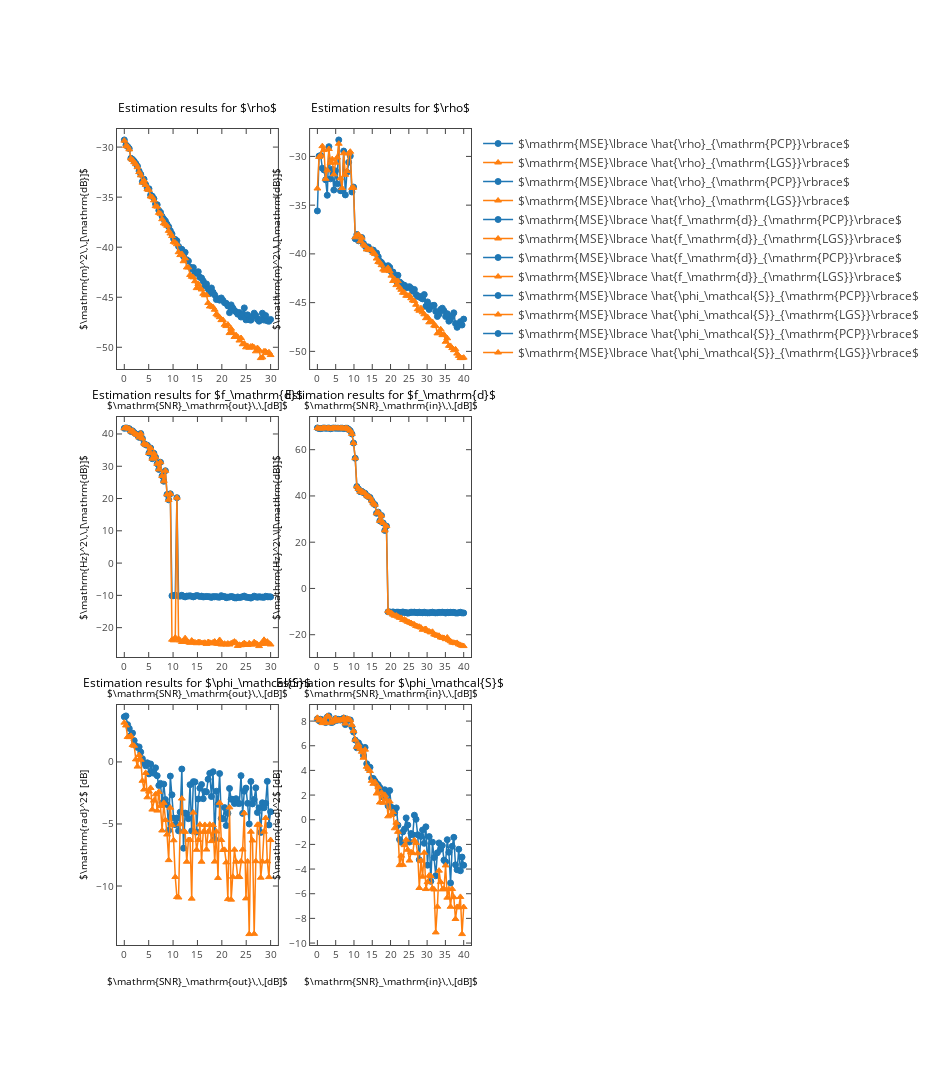

Notebook source saved alongside this figure:
### Markdown cell above
### Plotting

### Code cell
run_plots_vs_SNRs = True

def plots_vs_SNRs( ):
    # Load data from npz files
    ( delta_0, T_m, T_sampling, nrof_samples, SNR_out,  nrof_MCs, f_d_error_out, phase_s_error_out,
      rho_error_out ) = itemgetter( 'delta_0', 'T_m', 'T_sampling', 'nrof_samples', 'SNR_out', 'nrof_MCs',
      'f_d_error', 'phase_s_error', 'rho_error' )( np.load( "vs_SNR_out_randomized.npz" ) )
    
    ( SNR_in, f_d_error_in, phase_s_error_in, rho_error_in ) = itemgetter( 'SNR_in', 'f_d_error', 
     'phase_s_error', 'rho_error' )( np.load( "vs_SNR_in_randomized.npz" ) )

    print( "Plotting results for delta_0 = %E, T_m = %E, T_sampling = %E"%( delta_0, T_m, T_sampling ) + 
           ", and nrof_samples = %f "%( nrof_samples ) +
           "with %d Monte Carlo repetitions per SNR combination."%( nrof_MCs ) + 
           " All other physical parameters were randomized.")

    # Set up figure
    plt.figure( figsize = [13,15] )
    # Set styles for PCP, LGS and GGS
    styles = ['o-', '^-' ]

    # Performance in estimating rho
    # Set up labels for MC results
    labels = [r"$\mathrm{MSE}\lbrace \hat{\rho}_{\mathrm{PCP}}\rbrace$",
              r"$\mathrm{MSE}\lbrace \hat{\rho}_{\mathrm{LGS}}\rbrace$"]
    # vs SNR_out
    plt.subplot( 321 )
    # Plot MC results
    for idx in range( len( styles ) ):
        plt.plot( SNR_out, rho_error_out[idx,:], styles[idx], label = labels[idx] )
    # Set axis labels, title and legend
    plt.xlabel( r"$\mathrm{SNR}_\mathrm{out}\,\,[dB]$" )
    plt.ylabel( r"$\mathrm{m}^2\,\,[\mathrm{dB}]$" )
    plt.title(  r"Estimation results for $\rho$" )
    plt.legend( )
    # vs SNR_in
    plt.subplot( 322 )
    # Plot MC results
    for idx in range( len( styles ) ):
        plt.plot( SNR_in, rho_error_in[idx,:], styles[idx], label = labels[idx] )
    # Set axis labels, title and legend
    plt.xlabel( r"$\mathrm{SNR}_\mathrm{in}\,\,[dB]$" )
    plt.ylabel( r"$\mathrm{m}^2\,\,[\mathrm{dB}]$" )
    plt.title(  r"Estimation results for $\rho$" )
    plt.legend( )


    # Performance in estimating f_d
    # Set up labels for MC results
    labels = [r"$\mathrm{MSE}\lbrace \hat{f_\mathrm{d}}_{\mathrm{PCP}}\rbrace$",
              r"$\mathrm{MSE}\lbrace \hat{f_\mathrm{d}}_{\mathrm{LGS}}\rbrace$"]
    # vs SNR_out
    plt.subplot( 323 )
    # Plot MC results
    for idx in range( len( styles ) ):
        plt.plot( SNR_out, f_d_error_out[idx,:], styles[idx], label = labels[idx] )
    # Set axis labels, title and legend
    plt.xlabel( r"$\mathrm{SNR}_\mathrm{out}\,\,[dB]$" )
    plt.ylabel( r"$\mathrm{Hz}^2\,\,[\mathrm{dB}]$" )
    plt.title(  r"Estimation results for $f_\mathrm{d}$" )
    plt.legend( )
    # vs SNR_in
    plt.subplot( 324 )
    # Plot MC results
    for idx in range( len( styles ) ):
        plt.plot( SNR_in, f_d_error_in[idx,:], styles[idx], label = labels[idx] )
    # Set axis labels, title and legend
    plt.xlabel( r"$\mathrm{SNR}_\mathrm{in}\,\,[dB]$" )
    plt.ylabel( r"$\mathrm{Hz}^2\,\,[\mathrm{dB}]$" )
    plt.title(  r"Estimation results for $f_\mathrm{d}$" )
    plt.legend( )


    # Performance in estimating phase_s
    # Set up labels for MC results
    labels = [r"$\mathrm{MSE}\lbrace \hat{\phi_\mathcal{S}}_{\mathrm{PCP}}\rbrace$",
              r"$\mathrm{MSE}\lbrace \hat{\phi_\mathcal{S}}_{\mathrm{LGS}}\rbrace$"]
    # vs SNR_out
    plt.subplot( 325 )
    # Plot MC results
    for idx in range( len( styles ) ):
        plt.plot( SNR_out, phase_s_error_out[idx,:], styles[idx], label = labels[idx] )
    # Set axis labels, title and legend
    plt.xlabel( r"$\mathrm{SNR}_\mathrm{out}\,\,[dB]$" )
    plt.ylabel( r"$\mathrm{rad}^2$ [dB]" )
    plt.title( r"Estimation results for $\phi_\mathcal{S}$" )
    plt.legend( )
    # vs SNR_in
    plt.subplot( 326 )
    # Plot MC results
    for idx in range( len( styles ) ):
        plt.plot( SNR_in, phase_s_error_in[idx,:], styles[idx], label = labels[idx] )
    # Set axis labels, title and legend
    plt.xlabel( r"$\mathrm{SNR}_\mathrm{in}\,\,[dB]$" )
    plt.ylabel( r"$\mathrm{rad}^2$ [dB]" )
    plt.title( r"Estimation results for $\phi_\mathcal{S}$" )
    plt.legend( )

    if export_to_latex:
        tikz_save( "vs_SNRs_randomized.tex" )

    if interactive:
        mpl_to_pltly( plt.gcf( ) )
    else:
        plt.show( )

if run_plots_vs_SNRs:
    plots_vs_SNRs( )

### Figure 1 — Plotly figure (JSON) as saved in the notebook; plotly's stock layout.template omitted (floating-point values rounded to 4 significant figures)
{"data": [{"line": {"color": "rgba (31, 119, 180, 1)", "dash": "solid", "width": 1.5}, "marker": {"color": "#1F77B4", "line": {"color": "#1F77B4", "width": 1}, "opacity": 1, "size": 6, "symbol": "circle"}, "mode": "lines+markers", "name": "$\\mathrm{MSE}\\lbrace \\hat{\\rho}_{\\mathrm{PCP}}\\rbrace$", "type": "scatter", "uid": "11e4e9e9-f35a-4157-816e-656a90ab7b41", "x": [0, 0.3371, 0.6742, 1.011, 1.348, 1.685, 2.022, 2.36, 2.697, 3.034, 3.371, 3.708, 4.045, 4.382, 4.719, 5.056, 5.393, 5.73, 6.067, 6.404, 6.742, 7.079, 7.416, 7.753, 8.09, 8.427, 8.764, 9.101, 9.438, 9.775, 10.11, 10.45, 10.79, 11.12, 11.46, 11.8, 12.13, 12.47, 12.81, 13.15, 13.48, 13.82, 14.16, 14.49, 14.83, 15.17, 15.51, 15.84, 16.18, 16.52, 16.85, 17.19, 17.53, 17.87, 18.2, 18.54, 18.88, 19.21, 19.55, 19.89, 20.22, 20.56, 20.9, 21.24, 21.57, 21.91, 22.25, 22.58, 22.92, 23.26, 23.6, 23.93, 24.27, 24.61, 24.94, 25.28, 25.62, 25.96, 26.29, 26.63, 26.97, 27.3, 27.64, 27.98, 28.31, 28.65, 28.99, 29.33, 29.66, 30], "xaxis": "x", "y": [-29.28, -29.8, -29.95, -30.15, -31.12, -31.23, -31.42, -31.64, -31.91, -32.4, -32.72, -33.45, -33.21, -33.75, -34.15, -34.16, -34.8, -34.9, -35.15, -35.69, -35.76, -36.33, -36.51, -36.93, -37.2, -37.38, -37.7, -37.96, -38.35, -38.67, -39.16, -39.23, -39.37, -39.92, -40.37, -40.21, -40.91, -40.51, -41.26, -41.39, -41.99, -42.19, -42.04, -42.59, -42.61, -42.45, -43.0, -43.08, -43.37, -43.86, -43.68, -44.17, -44.63, -44.07, -44.5, -44.77, -45.23, -45.16, -45.29, -45.07, -45.32, -45.55, -45.61, -45.87, -46.54, -45.76, -46.07, -46.32, -46.46, -46.69, -46.53, -46.98, -46.7, -46.06, -47.26, -46.76, -47.25, -47.29, -46.93, -46.59, -46.81, -47.21, -47.39, -47.19, -46.6, -47.28, -46.83, -47.36, -47.4, -47.22], "yaxis": "y"}, {"line": {"color": "rgba (255, 127, 14, 1)", "dash": "solid", "width": 1.5}, "marker": {"color": "#FF7F0E", "line": {"color": "#FF7F0E", "width": 1}, "opacity": 1, "size": 6, "symbol": "triangle-up"}, "mode": "lines+markers", "name": "$\\mathrm{MSE}\\lbrace \\hat{\\rho}_{\\mathrm{LGS}}\\rbrace$", "type": "scatter", "uid": "0024fb9d-a5ac-4e14-9940-b7fe0dca279d", "x": [0, 0.3371, 0.6742, 1.011, 1.348, 1.685, 2.022, 2.36, 2.697, 3.034, 3.371, 3.708, 4.045, 4.382, 4.719, 5.056, 5.393, 5.73, 6.067, 6.404, 6.742, 7.079, 7.416, 7.753, 8.09, 8.427, 8.764, 9.101, 9.438, 9.775, 10.11, 10.45, 10.79, 11.12, 11.46, 11.8, 12.13, 12.47, 12.81, 13.15, 13.48, 13.82, 14.16, 14.49, 14.83, 15.17, 15.51, 15.84, 16.18, 16.52, 16.85, 17.19, 17.53, 17.87, 18.2, 18.54, 18.88, 19.21, 19.55, 19.89, 20.22, 20.56, 20.9, 21.24, 21.57, 21.91, 22.25, 22.58, 22.92, 23.26, 23.6, 23.93, 24.27, 24.61, 24.94, 25.28, 25.62, 25.96, 26.29, 26.63, 26.97, 27.3, 27.64, 27.98, 28.31, 28.65, 28.99, 29.33, 29.66, 30], "xaxis": "x", "y": [-29.36, -29.89, -29.95, -30.23, -31.14, -31.29, -31.51, -31.71, -32.01, -32.5, -32.82, -33.55, -33.34, -33.79, -34.22, -34.27, -34.93, -35.01, -35.32, -35.9, -35.95, -36.57, -36.66, -37.21, -37.61, -37.71, -37.86, -38.37, -38.63, -38.89, -39.47, -39.55, -39.71, -40.5, -40.79, -40.67, -41.4, -41.12, -42.02, -42.02, -42.77, -42.95, -43.02, -43.4, -44.09, -43.66, -44.07, -44.23, -44.66, -44.81, -44.78, -45.57, -45.92, -45.9, -45.99, -46.25, -46.7, -46.83, -47.0, -47.29, -47.27, -47.75, -47.88, -47.73, -48.58, -48.14, -48.56, -48.96, -48.79, -48.97, -49.33, -49.07, -49.7, -49.63, -50.01, -49.87, -50.05, -49.92, -49.91, -50.02, -50.4, -50.07, -50.26, -51.08, -51.0, -50.4, -50.42, -50.58, -50.5, -50.78], "yaxis": "y"}, {"line": {"color": "rgba (31, 119, 180, 1)", "dash": "solid", "width": 1.5}, "marker": {"color": "#1F77B4", "line": {"color": "#1F77B4", "width": 1}, "opacity": 1, "size": 6, "symbol": "circle"}, "mode": "lines+markers", "name": "$\\mathrm{MSE}\\lbrace \\hat{\\rho}_{\\mathrm{PCP}}\\rbrace$", "type": "scatter", "uid": "66132509-d1f5-48f9-90c8-bf549387b70c", "x": [0, 0.4494, 0.8989, 1.348, 1.798, 2.247, 2.697, 3.146, 3.596, 4.045, 4.494, 4.944, 5.393, 5.843, 6.292, 6.742, 7.191, 7.64, 8.09, 8.539, 8.989, 9.438, 9.888, 10.34, 10.79, 11.24, 11.69, 12.13, 12.58, 13.03, 13.48, 13.93, 14.38, 14.83, 15.28, 15.73, 16.18, 16.63, 17.08, 17.53, 17.98, 18.43, 18.88, 19.33, 19.78, 20.22, 20.67, 21.12, 21.57, 22.02, 22.47, 22.92, 23.37, 23.82, 24.27, 24.72, 25.17, 25.62, 26.07, 26.52, 26.97, 27.42, 27.87, 28.31, 28.76, 29.21, 29.66, 30.11, 30.56, 31.01, 31.46, 31.91, 32.36, 32.81, 33.26, 33.71, 34.16, 34.61, 35.06, 35.51, 35.96, 36.4, 36.85, 37.3, 37.75, 38.2, 38.65, 39.1, 39.55, 40], "xaxis": "x2", "y": [-35.59, -29.97, -29.91, -31.22, -31.39, -32.4, -33.98, -29.0, -32.3, -31.33, -33.45, -31.47, -32.81, -28.31, -33.51, -33.52, -29.45, -33.95, -31.63, -30.6, -29.96, -33.65, -33.14, -38.45, -38.01, -38.66, -38.38, -38.32, -38.93, -39.19, -39.44, -39.29, -39.51, -39.66, -39.61, -39.92, -39.91, -40.28, -40.75, -40.89, -41.14, -41.31, -41.3, -41.21, -41.38, -41.83, -41.85, -42.19, -42.79, -42.19, -42.88, -43.04, -43.18, -43.22, -43.47, -43.42, -43.36, -43.53, -43.8, -43.65, -44.16, -44.36, -44.35, -44.52, -44.62, -44.17, -45.37, -44.93, -45.7, -45.4, -45.31, -45.27, -45.9, -46.42, -46.19, -45.7, -45.57, -45.84, -46.43, -46.14, -46.9, -46.7, -46.35, -46.05, -47.15, -47.53, -47.31, -46.95, -47.3, -46.69], "yaxis": "y2"}, {"line": {"color": "rgba (255, 127, 14, 1)", "dash": "solid", "width": 1.5}, "marker": {"color": "#FF7F0E", "line": {"color": "#FF7F0E", "width": 1}, "opacity": 1, "size": 6, "symbol": "triangle-up"}, "mode": "lines+markers", "name": "$\\mathrm{MSE}\\lbrace \\hat{\\rho}_{\\mathrm{LGS}}\\rbrace$", "type": "scatter", "uid": "7ea4eab2-ad90-4a86-b55c-75686c3abff0", "x": [0, 0.4494, 0.8989, 1.348, 1.798, 2.247, 2.697, 3.146, 3.596, 4.045, 4.494, 4.944, 5.393, 5.843, 6.292, 6.742, 7.191, 7.64, 8.09, 8.539, 8.989, 9.438, 9.888, 10.34, 10.79, 11.24, 11.69, 12.13, 12.58, 13.03, 13.48, 13.93, 14.38, 14.83, 15.28, 15.73, 16.18, 16.63, 17.08, 17.53, 17.98, 18.43, 18.88, 19.33, 19.78, 20.22, 20.67, 21.12, 21.57, 22.02, 22.47, 22.92, 23.37, 23.82, 24.27, 24.72, 25.17, 25.62, 26.07, 26.52, 26.97, 27.42, 27.87, 28.31, 28.76, 29.21, 29.66, 30.11, 30.56, 31.01, 31.46, 31.91, 32.36, 32.81, 33.26, 33.71, 34.16, 34.61, 35.06, 35.51, 35.96, 36.4, 36.85, 37.3, 37.75, 38.2, 38.65, 39.1, 39.55, 40], "xaxis": "x2", "y": [-33.29, -30.05, -29.9, -28.95, -29.35, -32.3, -31.43, -29.24, -30.66, -30.28, -31.84, -30.64, -30.12, -28.7, -32.24, -33.25, -29.67, -31.89, -31.49, -29.7, -29.52, -33.23, -33.2, -38.3, -38.11, -38.02, -38.72, -38.33, -39.03, -39.17, -39.55, -39.5, -39.62, -39.56, -39.89, -40.02, -40.48, -40.82, -40.89, -41.16, -41.61, -41.73, -41.62, -41.44, -41.76, -42.23, -42.78, -42.59, -43.2, -42.79, -43.46, -43.68, -43.98, -43.97, -44.29, -44.29, -44.25, -44.55, -44.78, -44.84, -45.22, -45.67, -45.83, -45.57, -45.99, -46.2, -46.59, -46.48, -47.02, -46.92, -46.98, -47.36, -47.41, -48.16, -48.04, -47.73, -48.34, -48.27, -49.01, -48.66, -49.43, -49.44, -49.66, -49.88, -49.78, -50.23, -50.46, -50.69, -50.69, -50.64], "yaxis": "y2"}, {"line": {"color": "rgba (31, 119, 180, 1)", "dash": "solid", "width": 1.5}, "marker": {"color": "#1F77B4", "line": {"color": "#1F77B4", "width": 1}, "opacity": 1, "size": 6, "symbol": "circle"}, "mode": "lines+markers", "name": "$\\mathrm{MSE}\\lbrace \\hat{f_\\mathrm{d}}_{\\mathrm{PCP}}\\rbrace$", "type": "scatter", "uid": "74a9e391-383f-4c23-8941-064a6908b40d", "x": [0, 0.3371, 0.6742, 1.011, 1.348, 1.685, 2.022, 2.36, 2.697, 3.034, 3.371, 3.708, 4.045, 4.382, 4.719, 5.056, 5.393, 5.73, 6.067, 6.404, 6.742, 7.079, 7.416, 7.753, 8.09, 8.427, 8.764, 9.101, 9.438, 9.775, 10.11, 10.45, 10.79, 11.12, 11.46, 11.8, 12.13, 12.47, 12.81, 13.15, 13.48, 13.82, 14.16, 14.49, 14.83, 15.17, 15.51, 15.84, 16.18, 16.52, 16.85, 17.19, 17.53, 17.87, 18.2, 18.54, 18.88, 19.21, 19.55, 19.89, 20.22, 20.56, 20.9, 21.24, 21.57, 21.91, 22.25, 22.58, 22.92, 23.26, 23.6, 23.93, 24.27, 24.61, 24.94, 25.28, 25.62, 25.96, 26.29, 26.63, 26.97, 27.3, 27.64, 27.98, 28.31, 28.65, 28.99, 29.33, 29.66, 30], "xaxis": "x3", "y": [41.76, 41.87, 41.78, 41.65, 40.78, 40.99, 40.42, 39.99, 39.7, 38.95, 40.13, 38.61, 37.03, 36.65, 36.5, 34.1, 35.65, 32.34, 34.01, 32.78, 30.76, 29.02, 31.24, 27.01, 25.35, 28.62, 21.27, 19.6, 21.46, -10.14, -10.11, -9.926, 20.26, -10.22, -10.23, -9.959, -10.31, -10.47, -10.22, -10.23, -10.14, -10.3, -10.47, -10.26, -10.05, -10.17, -10.35, -10.23, -10.48, -10.42, -10.34, -10.4, -10.42, -10.63, -10.39, -10.45, -10.39, -10.54, -10.55, -10.08, -10.38, -10.35, -10.72, -10.56, -10.51, -10.37, -10.45, -10.75, -10.8, -10.49, -10.67, -10.57, -10.4, -10.21, -10.56, -10.61, -10.69, -10.84, -10.58, -10.24, -10.44, -10.6, -10.41, -10.52, -10.55, -10.6, -10.28, -10.43, -10.44, -10.46], "yaxis": "y3"}, {"line": {"color": "rgba (255, 127, 14, 1)", "dash": "solid", "width": 1.5}, "marker": {"color": "#FF7F0E", "line": {"color": "#FF7F0E", "width": 1}, "opacity": 1, "size": 6, "symbol": "triangle-up"}, "mode": "lines+markers", "name": "$\\mathrm{MSE}\\lbrace \\hat{f_\\mathrm{d}}_{\\mathrm{LGS}}\\rbrace$", "type": "scatter", "uid": "65d169f8-72d9-4163-a8da-54286b51ddfc", "x": [0, 0.3371, 0.6742, 1.011, 1.348, 1.685, 2.022, 2.36, 2.697, 3.034, 3.371, 3.708, 4.045, 4.382, 4.719, 5.056, 5.393, 5.73, 6.067, 6.404, 6.742, 7.079, 7.416, 7.753, 8.09, 8.427, 8.764, 9.101, 9.438, 9.775, 10.11, 10.45, 10.79, 11.12, 11.46, 11.8, 12.13, 12.47, 12.81, 13.15, 13.48, 13.82, 14.16, 14.49, 14.83, 15.17, 15.51, 15.84, 16.18, 16.52, 16.85, 17.19, 17.53, 17.87, 18.2, 18.54, 18.88, 19.21, 19.55, 19.89, 20.22, 20.56, 20.9, 21.24, 21.57, 21.91, 22.25, 22.58, 22.92, 23.26, 23.6, 23.93, 24.27, 24.61, 24.94, 25.28, 25.62, 25.96, 26.29, 26.63, 26.97, 27.3, 27.64, 27.98, 28.31, 28.65, 28.99, 29.33, 29.66, 30], "xaxis": "x3", "y": [41.76, 41.88, 41.78, 41.65, 40.78, 40.98, 40.42, 39.99, 39.71, 38.95, 40.13, 38.61, 37.03, 36.65, 36.5, 34.1, 35.65, 32.35, 34.02, 32.78, 30.76, 29.02, 31.24, 27.0, 25.33, 28.61, 21.26, 19.6, 21.46, -23.73, -23.94, -23.07, 20.27, -23.46, -23.98, -24.42, -24.42, -23.26, -24.18, -24.5, -24.71, -24.0, -24.43, -24.58, -24.83, -24.47, -24.52, -24.8, -24.73, -24.66, -25.03, -24.46, -24.64, -24.89, -24.58, -24.29, -24.89, -25.03, -23.82, -25.21, -25.16, -24.97, -25.24, -24.93, -25.22, -24.86, -24.64, -24.32, -24.67, -25.66, -25.3, -25.46, -25.17, -24.78, -25.21, -25.37, -24.85, -25.23, -25.21, -24.49, -24.85, -25.18, -25.71, -25.06, -24.91, -23.78, -25.0, -24.33, -24.9, -25.22], "yaxis": "y3"}, {"line": {"color": "rgba (31, 119, 180, 1)", "dash": "solid", "width": 1.5}, "marker": {"color": "#1F77B4", "line": {"color": "#1F77B4", "width": 1}, "opacity": 1, "size": 6, "symbol": "circle"}, "mode": "lines+markers", "name": "$\\mathrm{MSE}\\lbrace \\hat{f_\\mathrm{d}}_{\\mathrm{PCP}}\\rbrace$", "type": "scatter", "uid": "1ccd53fb-ab09-4705-818d-1212d151b29e", "x": [0, 0.4494, 0.8989, 1.348, 1.798, 2.247, 2.697, 3.146, 3.596, 4.045, 4.494, 4.944, 5.393, 5.843, 6.292, 6.742, 7.191, 7.64, 8.09, 8.539, 8.989, 9.438, 9.888, 10.34, 10.79, 11.24, 11.69, 12.13, 12.58, 13.03, 13.48, 13.93, 14.38, 14.83, 15.28, 15.73, 16.18, 16.63, 17.08, 17.53, 17.98, 18.43, 18.88, 19.33, 19.78, 20.22, 20.67, 21.12, 21.57, 22.02, 22.47, 22.92, 23.37, 23.82, 24.27, 24.72, 25.17, 25.62, 26.07, 26.52, 26.97, 27.42, 27.87, 28.31, 28.76, 29.21, 29.66, 30.11, 30.56, 31.01, 31.46, 31.91, 32.36, 32.81, 33.26, 33.71, 34.16, 34.61, 35.06, 35.51, 35.96, 36.4, 36.85, 37.3, 37.75, 38.2, 38.65, 39.1, 39.55, 40], "xaxis": "x4", "y": [69.41, 69.15, 69.11, 69.27, 69.38, 69.25, 69.28, 69.37, 69.07, 69.29, 69.37, 69.3, 69.29, 69.26, 69.28, 69.34, 69.13, 69.25, 69.3, 68.82, 68.19, 66.82, 62.88, 56.31, 44.06, 42.99, 41.85, 42.02, 41.41, 41.15, 40.19, 39.7, 39.33, 38.02, 36.85, 36.2, 32.49, 32.99, 29.22, 31.53, 28.31, 25.09, 26.96, -10.11, -10.13, -10.44, -10.13, -10.43, -10.29, -10.24, -10.39, -10.4, -10.16, -10.39, -10.44, -10.68, -10.51, -10.25, -10.35, -10.23, -10.44, -10.47, -10.25, -10.46, -10.51, -10.26, -10.5, -10.55, -10.53, -10.43, -10.25, -10.49, -10.56, -10.49, -10.3, -10.44, -10.25, -10.36, -10.64, -10.29, -10.48, -10.3, -10.41, -10.33, -10.6, -10.64, -10.51, -10.28, -10.58, -10.59], "yaxis": "y4"}, {"line": {"color": "rgba (255, 127, 14, 1)", "dash": "solid", "width": 1.5}, "marker": {"color": "#FF7F0E", "line": {"color": "#FF7F0E", "width": 1}, "opacity": 1, "size": 6, "symbol": "triangle-up"}, "mode": "lines+markers", "name": "$\\mathrm{MSE}\\lbrace \\hat{f_\\mathrm{d}}_{\\mathrm{LGS}}\\rbrace$", "type": "scatter", "uid": "96b8ff4e-ecad-43bd-8597-6f8858d4ede7", "x": [0, 0.4494, 0.8989, 1.348, 1.798, 2.247, 2.697, 3.146, 3.596, 4.045, 4.494, 4.944, 5.393, 5.843, 6.292, 6.742, 7.191, 7.64, 8.09, 8.539, 8.989, 9.438, 9.888, 10.34, 10.79, 11.24, 11.69, 12.13, 12.58, 13.03, 13.48, 13.93, 14.38, 14.83, 15.28, 15.73, 16.18, 16.63, 17.08, 17.53, 17.98, 18.43, 18.88, 19.33, 19.78, 20.22, 20.67, 21.12, 21.57, 22.02, 22.47, 22.92, 23.37, 23.82, 24.27, 24.72, 25.17, 25.62, 26.07, 26.52, 26.97, 27.42, 27.87, 28.31, 28.76, 29.21, 29.66, 30.11, 30.56, 31.01, 31.46, 31.91, 32.36, 32.81, 33.26, 33.71, 34.16, 34.61, 35.06, 35.51, 35.96, 36.4, 36.85, 37.3, 37.75, 38.2, 38.65, 39.1, 39.55, 40], "xaxis": "x4", "y": [69.41, 69.15, 69.11, 69.27, 69.38, 69.25, 69.28, 69.37, 69.07, 69.29, 69.37, 69.3, 69.3, 69.26, 69.28, 69.34, 69.13, 69.25, 69.3, 68.82, 68.19, 66.82, 62.88, 56.31, 44.07, 42.99, 41.85, 42.02, 41.41, 41.15, 40.19, 39.7, 39.34, 38.02, 36.85, 36.2, 32.49, 32.99, 29.22, 31.53, 28.31, 25.09, 26.96, -9.679, -10.5, -10.57, -11.34, -11.78, -11.72, -12.22, -12.65, -12.72, -13.59, -13.44, -13.92, -14.43, -14.69, -14.96, -15.36, -15.6, -16.2, -16.44, -16.57, -16.93, -17.84, -17.69, -17.53, -18.38, -18.59, -19.02, -18.74, -19.89, -20.09, -20.42, -20.45, -21.17, -21.34, -21.4, -21.92, -21.19, -22.36, -22.81, -23.4, -23.45, -23.67, -23.53, -24.16, -24.41, -24.79, -24.92], "yaxis": "y4"}, {"line": {"color": "rgba (31, 119, 180, 1)", "dash": "solid", "width": 1.5}, "marker": {"color": "#1F77B4", "line": {"color": "#1F77B4", "width": 1}, "opacity": 1, "size": 6, "symbol": "circle"}, "mode": "lines+markers", "name": "$\\mathrm{MSE}\\lbrace \\hat{\\phi_\\mathcal{S}}_{\\mathrm{PCP}}\\rbrace$", "type": "scatter", "uid": "74b8c79a-b415-40ad-902d-4dcb56f193dc", "x": [0, 0.3371, 0.6742, 1.011, 1.348, 1.685, 2.022, 2.36, 2.697, 3.034, 3.371, 3.708, 4.045, 4.382, 4.719, 5.056, 5.393, 5.73, 6.067, 6.404, 6.742, 7.079, 7.416, 7.753, 8.09, 8.427, 8.764, 9.101, 9.438, 9.775, 10.11, 10.45, 10.79, 11.12, 11.46, 11.8, 12.13, 12.47, 12.81, 13.15, 13.48, 13.82, 14.16, 14.49, 14.83, 15.17, 15.51, 15.84, 16.18, 16.52, 16.85, 17.19, 17.53, 17.87, 18.2, 18.54, 18.88, 19.21, 19.55, 19.89, 20.22, 20.56, 20.9, 21.24, 21.57, 21.91, 22.25, 22.58, 22.92, 23.26, 23.6, 23.93, 24.27, 24.61, 24.94, 25.28, 25.62, 25.96, 26.29, 26.63, 26.97, 27.3, 27.64, 27.98, 28.31, 28.65, 28.99, 29.33, 29.66, 30], "xaxis": "x5", "y": [3.631, 3.709, 3.005, 2.702, 2.144, 2.322, 1.725, 1.301, 1.168, 1.208, 0.7924, 0.2638, -0.06925, -0.3172, -0.06978, -0.9661, -0.1642, -0.821, -0.914, -0.4726, -1.114, -1.899, -1.729, -3.299, -1.788, -3.029, -3.436, -5.516, -1.143, -2.648, -4.526, -5.057, -4.525, -5.553, -4.046, -0.5727, -6.951, -4.122, -4.176, -4.571, -1.833, -5.557, -1.588, -1.608, -5.642, -2.988, -2.116, -1.82, -2.964, -2.386, -2.417, -1.395, -0.9188, -2.788, -0.7885, -6.233, -2.358, -3.41, -0.9371, -4.559, -4.584, -3.678, -5.129, -4.145, -2.136, -3.007, -3.016, -3.349, -2.963, -3.333, -3.356, -1.104, -4.147, -2.36, -2.109, -3.336, -4.996, -1.574, -3.383, -3.025, -2.088, -4.078, -3.699, -5.678, -3.288, -3.694, -3.336, -1.566, -5.077, -4.017], "yaxis": "y5"}, {"line": {"color": "rgba (255, 127, 14, 1)", "dash": "solid", "width": 1.5}, "marker": {"color": "#FF7F0E", "line": {"color": "#FF7F0E", "width": 1}, "opacity": 1, "size": 6, "symbol": "triangle-up"}, "mode": "lines+markers", "name": "$\\mathrm{MSE}\\lbrace \\hat{\\phi_\\mathcal{S}}_{\\mathrm{LGS}}\\rbrace$", "type": "scatter", "uid": "027f80d9-0559-48d1-b8e9-2aed929c89ea", "x": [0, 0.3371, 0.6742, 1.011, 1.348, 1.685, 2.022, 2.36, 2.697, 3.034, 3.371, 3.708, 4.045, 4.382, 4.719, 5.056, 5.393, 5.73, 6.067, 6.404, 6.742, 7.079, 7.416, 7.753, 8.09, 8.427, 8.764, 9.101, 9.438, 9.775, 10.11, 10.45, 10.79, 11.12, 11.46, 11.8, 12.13, 12.47, 12.81, 13.15, 13.48, 13.82, 14.16, 14.49, 14.83, 15.17, 15.51, 15.84, 16.18, 16.52, 16.85, 17.19, 17.53, 17.87, 18.2, 18.54, 18.88, 19.21, 19.55, 19.89, 20.22, 20.56, 20.9, 21.24, 21.57, 21.91, 22.25, 22.58, 22.92, 23.26, 23.6, 23.93, 24.27, 24.61, 24.94, 25.28, 25.62, 25.96, 26.29, 26.63, 26.97, 27.3, 27.64, 27.98, 28.31, 28.65, 28.99, 29.33, 29.66, 30], "xaxis": "x5", "y": [3.166, 2.937, 2.011, 1.996, 2.097, 1.361, 1.305, 0.2042, -0.3767, 0.5584, 0.1765, -1.519, -2.227, -0.8907, -2.85, -2.387, -2.096, -3.839, -3.116, -2.606, -3.921, -2.417, -3.544, -5.525, -3.299, -4.684, -5.85, -7.913, -3.688, -5.074, -6.314, -9.271, -10.88, -10.92, -5.019, -2.954, -5.598, -5.633, -8.043, -6.293, -6.293, -11.02, -4.085, -5.655, -7.08, -6.282, -5.049, -8.042, -5.643, -5.075, -7.061, -5.63, -5.05, -6.383, -5.095, -8.033, -5.61, -9.348, -3.296, -6.291, -7.092, -7.085, -8.095, -11.05, -3.659, -11.1, -9.252, -7.071, -8.038, -9.281, -9.265, -8.018, -7.061, -4.124, -11.0, -8.027, -13.87, -5.625, -6.328, -13.86, -7.999, -5.065, -5.062, -9.327, -8.025, -5.621, -4.516, -8.014, -9.28, -6.293], "yaxis": "y5"}, {"line": {"color": "rgba (31, 119, 180, 1)", "dash": "solid", "width": 1.5}, "marker": {"color": "#1F77B4", "line": {"color": "#1F77B4", "width": 1}, "opacity": 1, "size": 6, "symbol": "circle"}, "mode": "lines+markers", "name": "$\\mathrm{MSE}\\lbrace \\hat{\\phi_\\mathcal{S}}_{\\mathrm{PCP}}\\rbrace$", "type": "scatter", "uid": "33cac5b1-ce88-456b-b8eb-355d7010bdc6", "x": [0, 0.4494, 0.8989, 1.348, 1.798, 2.247, 2.697, 3.146, 3.596, 4.045, 4.494, 4.944, 5.393, 5.843, 6.292, 6.742, 7.191, 7.64, 8.09, 8.539, 8.989, 9.438, 9.888, 10.34, 10.79, 11.24, 11.69, 12.13, 12.58, 13.03, 13.48, 13.93, 14.38, 14.83, 15.28, 15.73, 16.18, 16.63, 17.08, 17.53, 17.98, 18.43, 18.88, 19.33, 19.78, 20.22, 20.67, 21.12, 21.57, 22.02, 22.47, 22.92, 23.37, 23.82, 24.27, 24.72, 25.17, 25.62, 26.07, 26.52, 26.97, 27.42, 27.87, 28.31, 28.76, 29.21, 29.66, 30.11, 30.56, 31.01, 31.46, 31.91, 32.36, 32.81, 33.26, 33.71, 34.16, 34.61, 35.06, 35.51, 35.96, 36.4, 36.85, 37.3, 37.75, 38.2, 38.65, 39.1, 39.55, 40], "xaxis": "x6", "y": [8.185, 8.035, 8.151, 8.005, 8.092, 7.88, 8.334, 8.419, 7.898, 7.89, 7.976, 8.194, 8.059, 8.144, 8.08, 8.135, 8.242, 7.717, 8.165, 8.072, 8.088, 7.526, 7.112, 6.458, 5.835, 6.239, 5.982, 5.659, 5.202, 5.864, 4.541, 4.148, 4.256, 3.349, 3.344, 3.133, 2.941, 2.825, 2.605, 2.438, 1.849, 2.428, 2.126, 1.124, 2.368, 1.014, 0.8887, 0.566, 0.9598, -0.4389, -1.609, -1.829, -0.9853, -0.7511, 0.1497, -0.4317, -1.807, -1.117, -1.228, 0.3679, 0.03471, -1.219, -3.244, -1.355, -0.8322, -1.915, -0.5759, -3.684, -1.368, -4.994, -1.821, -3.069, -4.546, -2.681, -1.879, -2.393, -2.089, -3.276, -3.413, -1.618, -2.64, -5.128, -2.155, -1.428, -3.657, -4.061, -2.397, -4.136, -3.028, -3.691], "yaxis": "y6"}, {"line": {"color": "rgba (255, 127, 14, 1)", "dash": "solid", "width": 1.5}, "marker": {"color": "#FF7F0E", "line": {"color": "#FF7F0E", "width": 1}, "opacity": 1, "size": 6, "symbol": "triangle-up"}, "mode": "lines+markers", "name": "$\\mathrm{MSE}\\lbrace \\hat{\\phi_\\mathcal{S}}_{\\mathrm{LGS}}\\rbrace$", "type": "scatter", "uid": "79a6fea7-9d16-4145-b12a-5c42c8b2460a", "x": [0, 0.4494, 0.8989, 1.348, 1.798, 2.247, 2.697, 3.146, 3.596, 4.045, 4.494, 4.944, 5.393, 5.843, 6.292, 6.742, 7.191, 7.64, 8.09, 8.539, 8.989, 9.438, 9.888, 10.34, 10.79, 11.24, 11.69, 12.13, 12.58, 13.03, 13.48, 13.93, 14.38, 14.83, 15.28, 15.73, 16.18, 16.63, 17.08, 17.53, 17.98, 18.43, 18.88, 19.33, 19.78, 20.22, 20.67, 21.12, 21.57, 22.02, 22.47, 22.92, 23.37, 23.82, 24.27, 24.72, 25.17, 25.62, 26.07, 26.52, 26.97, 27.42, 27.87, 28.31, 28.76, 29.21, 29.66, 30.11, 30.56, 31.01, 31.46, 31.91, 32.36, 32.81, 33.26, 33.71, 34.16, 34.61, 35.06, 35.51, 35.96, 36.4, 36.85, 37.3, 37.75, 38.2, 38.65, 39.1, 39.55, 40], "xaxis": "x6", "y": [8.267, 8.044, 8.123, 7.836, 8.081, 7.837, 8.404, 8.354, 7.871, 7.945, 8.002, 8.23, 8.034, 8.075, 8.081, 8.06, 8.265, 7.799, 8.181, 8.161, 8.064, 7.682, 7.205, 6.487, 5.906, 6.085, 5.751, 5.513, 5.029, 5.681, 4.296, 4.134, 3.951, 3.153, 2.913, 3.054, 2.125, 2.67, 1.4, 2.2, 1.372, 2.015, 1.629, 0.2751, 1.476, 0.3901, 0.6145, -0.6909, -0.2377, -0.9829, -3.683, -2.915, -3.657, -2.062, -1.618, -2.437, -3.311, -2.636, -2.704, -1.672, -1.878, -2.718, -5.535, -3.322, -4.618, -2.675, -5.622, -5.059, -4.526, -4.563, -5.567, -5.656, -9.138, -7.05, -4.129, -5.058, -5.652, -5.595, -3.705, -6.319, -5.632, -7.057, -5.614, -6.283, -8.049, -7.071, -7.112, -6.26, -9.273, -7.081], "yaxis": "y6"}], "layout": {"annotations": [{"font": {"color": "#000000", "size": 12}, "showarrow": false, "text": "Estimation results for $\\rho$", "x": 0.2271, "xanchor": "center", "xref": "paper", "y": 1.014, "yanchor": "bottom", "yref": "paper"}, {"font": {"color": "#000000", "size": 12}, "showarrow": false, "text": "Estimation results for $\\rho$", "x": 0.7721, "xanchor": "center", "xref": "paper", "y": 1.014, "yanchor": "bottom", "yref": "paper"}, {"font": {"color": "#000000", "size": 12}, "showarrow": false, "text": "Estimation results for $f_\\mathrm{d}$", "x": 0.2271, "xanchor": "center", "xref": "paper", "y": 0.6613, "yanchor": "bottom", "yref": "paper"}, {"font": {"color": "#000000", "size": 12}, "showarrow": false, "text": "Estimation results for $f_\\mathrm{d}$", "x": 0.7721, "xanchor": "center", "xref": "paper", "y": 0.6613, "yanchor": "bottom", "yref": "paper"}, {"font": {"color": "#000000", "size": 12}, "showarrow": false, "text": "Estimation results for $\\phi_\\mathcal{S}$", "x": 0.2271, "xanchor": "center", "xref": "paper", "y": 0.3086, "yanchor": "bottom", "yref": "paper"}, {"font": {"color": "#000000", "size": 12}, "showarrow": false, "text": "Estimation results for $\\phi_\\mathcal{S}$", "x": 0.7721, "xanchor": "center", "xref": "paper", "y": 0.3086, "yanchor": "bottom", "yref": "paper"}], "autosize": false, "height": 1080, "hovermode": "closest", "margin": {"b": 135, "l": 117, "pad": 0, "r": 93, "t": 129}, "showlegend": true, "width": 936, "xaxis": {"anchor": "y", "domain": [0, 0.4545], "mirror": "ticks", "nticks": 9, "range": [-1.5, 31.5], "showgrid": false, "showline": true, "side": "bottom", "tickfont": {"size": 10}, "ticks": "inside", "title": {"font": {"color": "#000000", "size": 10}, "text": "$\\mathrm{SNR}_\\mathrm{out}\\,\\,[dB]$"}, "type": "linear", "zeroline": false}, "xaxis2": {"anchor": "y2", "domain": [0.5455, 1], "mirror": "ticks", "nticks": 11, "range": [-2, 42], "showgrid": false, "showline": true, "side": "bottom", "tickfont": {"size": 10}, "ticks": "inside", "title": {"font": {"color": "#000000", "size": 10}, "text": "$\\mathrm{SNR}_\\mathrm{in}\\,\\,[dB]$"}, "type": "linear", "zeroline": false}, "xaxis3": {"anchor": "y3", "domain": [0, 0.4545], "mirror": "ticks", "nticks": 9, "range": [-1.5, 31.5], "showgrid": false, "showline": true, "side": "bottom", "tickfont": {"size": 10}, "ticks": "inside", "title": {"font": {"color": "#000000", "size": 10}, "text": "$\\mathrm{SNR}_\\mathrm{out}\\,\\,[dB]$"}, "type": "linear", "zeroline": false}, "xaxis4": {"anchor": "y4", "domain": [0.5455, 1], "mirror": "ticks", "nticks": 11, "range": [-2, 42], "showgrid": false, "showline": true, "side": "bottom", "tickfont": {"size": 10}, "ticks": "inside", "title": {"font": {"color": "#000000", "size": 10}, "text": "$\\mathrm{SNR}_\\mathrm{in}\\,\\,[dB]$"}, "type": "linear", "zeroline": false}, "xaxis5": {"anchor": "y5", "domain": [0, 0.4545], "mirror": "ticks", "nticks": 9, "range": [-1.5, 31.5], "showgrid": false, "showline": true, "side": "bottom", "tickfont": {"size": 10}, "ticks": "inside", "title": {"font": {"color": "#000000", "size": 10}, "text": "$\\mathrm{SNR}_\\mathrm{out}\\,\\,[dB]$"}, "type": "linear", "zeroline": false}, "xaxis6": {"anchor": "y6", "domain": [0.5455, 1], "mirror": "ticks", "nticks": 11, "range": [-2, 42], "showgrid": false, "showline": true, "side": "bottom", "tickfont": {"size": 10}, "ticks": "inside", "title": {"font": {"color": "#000000", "size": 10}, "text": "$\\mathrm{SNR}_\\mathrm{in}\\,\\,[dB]$"}, "type": "linear", "zeroline": false}, "yaxis": {"anchor": "x", "domain": [0.7059, 1], "mirror": "ticks", "nticks": 7, "range": [-52.17, -28.19], "showgrid": false, "showline": true, "side": "left", "tickfont": {"size": 10}, "ticks": "inside", "title": {"font": {"color": "#000000", "size": 10}, "text": "$\\mathrm{m}^2\\,\\,[\\mathrm{dB}]$"}, "type": "linear", "zeroline": false}, "yaxis2": {"anchor": "x2", "domain": [0.7059, 1], "mirror": "ticks", "nticks": 7, "range": [-51.81, -27.19], "showgrid": false, "showline": true, "side": "left", "tickfont": {"size": 10}, "ticks": "inside", "title": {"font": {"color": "#000000", "size": 10}, "text": "$\\mathrm{m}^2\\,\\,[\\mathrm{dB}]$"}, "type": "linear", "zeroline": false}, "yaxis3": {"anchor": "x3", "domain": [0.3529, 0.6471], "mirror": "ticks", "nticks": 9, "range": [-29.09, 45.26], "showgrid": false, "showline": true, "side": "left", "tickfont": {"size": 10}, "ticks": "inside", "title": {"font": {"color": "#000000", "size": 10}, "text": "$\\mathrm{Hz}^2\\,\\,[\\mathrm{dB}]$"}, "type": "linear", "zeroline": false}, "yaxis4": {"anchor": "x4", "domain": [0.3529, 0.6471], "mirror": "ticks", "nticks": 7, "range": [-29.64, 74.13], "showgrid": false, "showline": true, "side": "left", "tickfont": {"size": 10}, "ticks": "inside", "title": {"font": {"color": "#000000", "size": 10}, "text": "$\\mathrm{Hz}^2\\,\\,[\\mathrm{dB}]$"}, "type": "linear", "zeroline": false}, "yaxis5": {"anchor": "x5", "domain": [0, 0.2941], "mirror": "ticks", "nticks": 9, "range": [-14.75, 4.588], "showgrid": false, "showline": true, "side": "left", "tickfont": {"size": 10}, "ticks": "inside", "title": {"font": {"color": "#000000", "size": 10}, "text": "$\\mathrm{rad}^2$ [dB]"}, "type": "linear", "zeroline": false}, "yaxis6": {"anchor": "x6", "domain": [0, 0.2941], "mirror": "ticks", "nticks": 10, "range": [-10.16, 9.304], "showgrid": false, "showline": true, "side": "left", "tickfont": {"size": 10}, "ticks": "inside", "title": {"font": {"color": "#000000", "size": 10}, "text": "$\\mathrm{rad}^2$ [dB]"}, "type": "linear", "zeroline": false}}}
